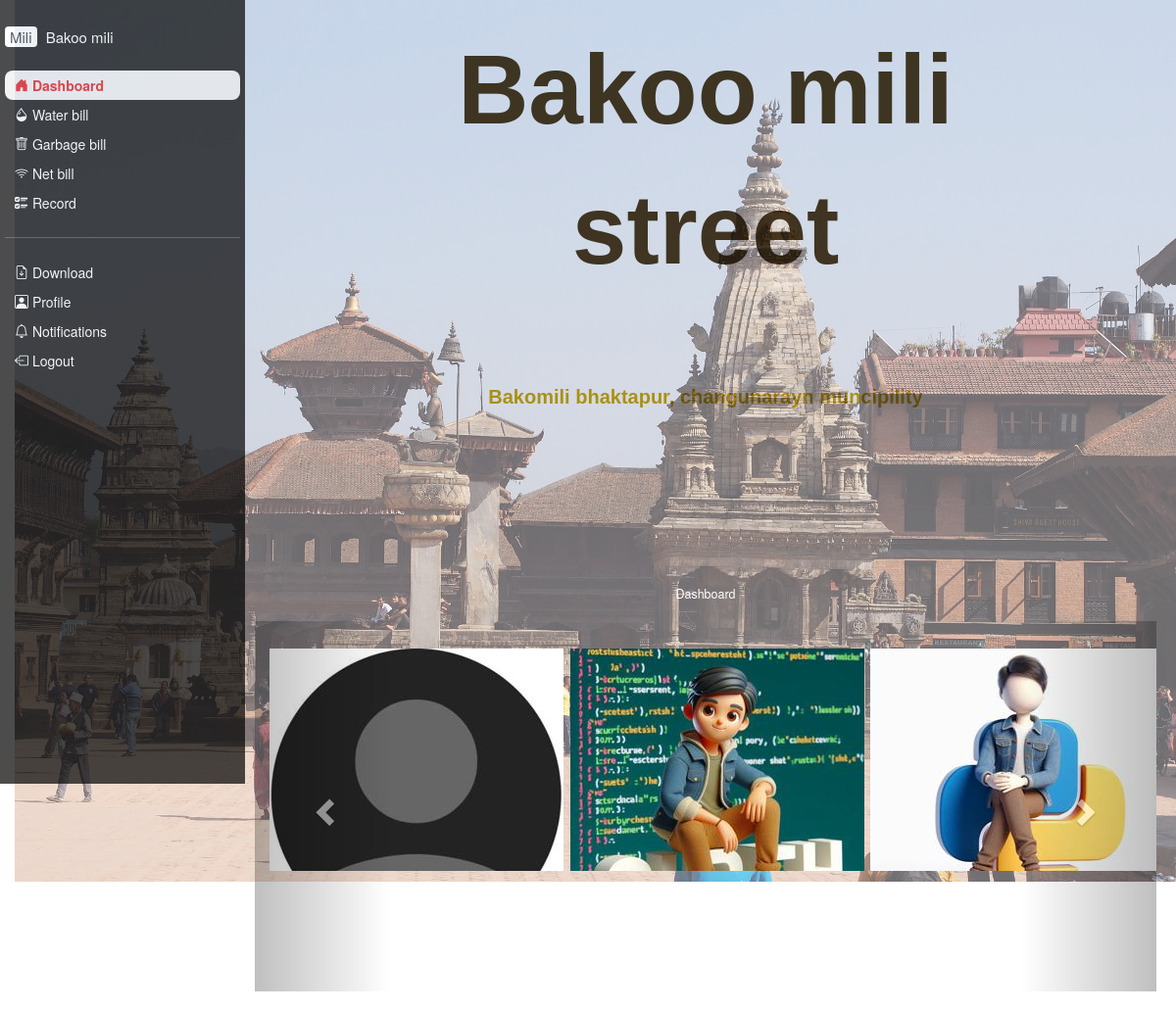
The app's page / (signed in) with its own data.
### bako_mili/models.py (models this page shows, shortened)
class Officer(models.Model):
    name= models.CharField(max_length=50)
    role= models.CharField(max_length=20)
    image = models.ImageField(default='default.jpg', upload_to='profile_pics')

### bako_mili/views.py (the view)
# urls.py: path('',views.index,name="index"),
def index(request):
    officers = Officer.objects.all()
    context = {
        'officers': officers,
    }
    return render(request, 'bako_mili/index.html', context)

### bako_mili/templates/bako_mili/index.html (shortened to what this page needs)
{% extends 'bako_mili/base.html' %}
{% block content %}
  <div class="content">
    <div class="container-fluid">
      <img class="banner" src="../static/photos/durbarsquare.jpg" />
    </div>
    <div class="intro">
      <span >Bakoo mili street</span>
      <div>
        <span class="intro_text">Bakomili bhaktapur, changunarayn muncipility</span></div>
    </div>
    <div class="dashboard-content">
      <h2 class="fs-5">Dashboard</h2>
      <div id="officersCarousel" class="carousel slide" data-ride="carousel">
        <div class="carousel-inner">
          {% for officer in officers %}
            {% if forloop.counter0|divisibleby:3 %}
              <div class="item {% if forloop.first %}active{% endif %}">
            {% endif %}
            <div class="col-md-4">
              <img src="{{ officer.image.url }}" alt="{{ officer.name }}"><br>
              <h>{{ officer.name }}</h>
              <p>{{ officer.role }}</p>
            </div>
            {% if forloop.counter|divisibleby:3 or forloop.last %}
              </div>
            {% endif %}
          {% endfor %}
        </div>
        <a class="left carousel-control" href="#officersCarousel" role="button" data-slide="prev">
          <span class="glyphicon glyphicon-chevron-left" aria-hidden="true"></span>
        </a>
        <a class="right carousel-control" href="#officersCarousel" role="button" data-slide="next">
          <span class="glyphicon glyphicon-chevron-right" aria-hidden="true"></span>
        </a>
      </div>
    </div>
  </div>
  <br>
{% endblock %}

### bako_mili/static/mili/main.css (style rules this page uses)
body { background-color: #212529; margin: 0; }
.content { position: relative; }
.content { min-height: 100vh; width: 80%; max-width: calc(100%-10px); }
.content { position: relative; height: 100vh; width: 100%; }
.banner { width: 100%; position: fixed; object-fit: cover; opacity: 0.6; }
.dashboard-content { top: 70%; left: 20%; width: 80%; color: #fff; position: relative; text-align: center; color: #fff; background: transparent; padding: 20px; z-index: 1; }
.dashboard-content h2 { font-size: 24px; margin-bottom: 20px; }
.intro { width: calc(100% - 250px); position: absolute; left: 30%; width: 60%; text-align: center; font-size: 100px; font-family: 'Lucida Sans', 'Lucida Sans Regular', 'Lucida Grande', 'Lucida Sans Unicode', Geneva, Verdana, sans-serif; color: #4d3d25; font-weight:bolder; z-index: 2; mix-blend-mode: multiply; padding: 20px; }
.intro_text { font-size: 20px; color: #ccaa14; }
.banner::after { content: ""; display: block; position: absolute; top: 0; left: 0; width: 100%; height: 100%; background: rgba(0, 0, 0, 0.5); z-index: 2; }
.carousel-inner { width: 100%; }
.carousel-inner img { margin-top: 2em; }

### records on screen
Officer: image (placeholder picture)
Officer: image (picture)
Officer: image (picture)
